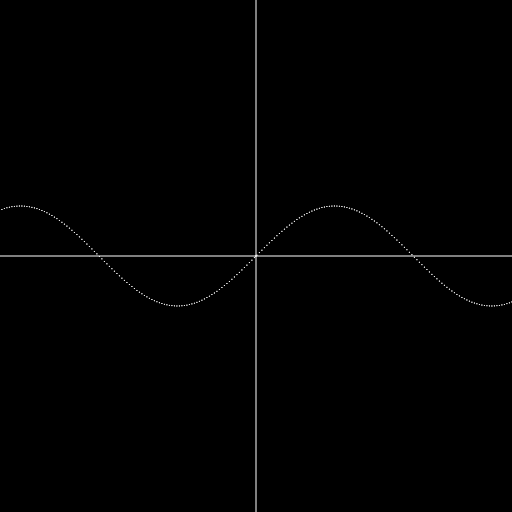
Frame 1 (no input)
Frame 60 (no input): identical to frame 1, image omitted
Frame 120 (the mouse pressed at the canvas centre since frame 60): identical to frame 1, image omitted

The p5.js sketch that drew this single still picture (run headless with seeded random() and noise() and a simulated clock; from frame 60 on, the mouse is pressed at the canvas centre):

// p5.js sketch
// ── sketch.js
function setup() 
{
  x_can = 512
  y_can = 512
  createCanvas(x_can,y_can);
  line_y = y_can/2
  s = 50
  
  max_i = 2*PI
  d = createSlider(-max_i,max_i,0,.01)

}

function draw() 
{

  background(0);
  stroke(255)
  noFill()
  translate(x_can/2,y_can/2)
  strokeWeight(.02)
  scale(s)
  

  line(-width/2,0,width/2,0)
  line(0,-height/2,0,height/2)
  
  
  eq = pow(d.value(),2)
  eq_d = 2*pow(d.value(),2)*d.value()
  
  eq = sin(d.value())
  eq_d = cos(d.value())
  
  
  t1 = atan(eq_d)
  t2 = PI/2 - t1
  
  r = (eq*(1/cos(t1/2)))/(2*sin((PI-t1)/2))
  cx = d.value() + r*cos(t2)
  cy = eq - r*sin(t2)  
  circle(cx,-cy,r/100)

  
  

  circle(cx,-cy,2*r)
  
  //graph
  x = -max_i
  while(x < max_i)
    {
      x = x + .05
      circle(x,-sin(x),.005)
      
    
    }
  
  //line(0,-height,0,height)
  


  
  
  
  
}
